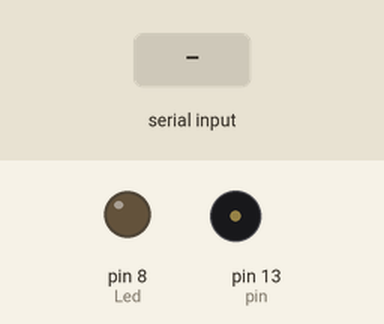
The program below on a simulated Arduino Uno, built with avr-gcc and run on an emulated ATmega328P. On the bench: output pins drawn as LEDs (lit = HIGH), buzzer (waves = sounding). Inputs (shaded band) come from the test bench.

Above: at 1.2 s.
1.3 s: "90 45\n" received over Serial
At 1.47 s:
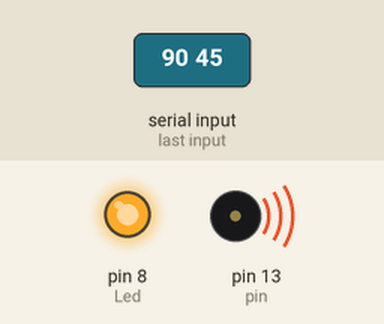
4.3 s: "30 150\n" received over Serial
At 8.6 s:
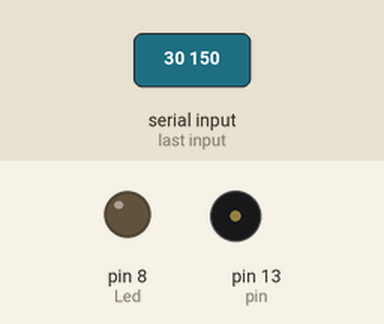
Timing chart, 0 to 10.1 s (numbered marks = the images above; inputs shaded):
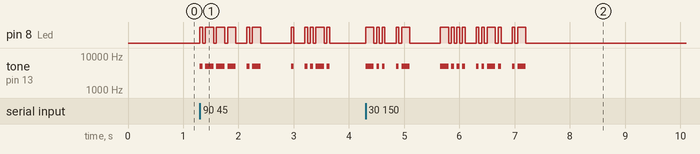

Measured:
- after the input at 1.3 s, tone on pin 13 (pin): plays 5000 Hz for 0.05 s, 5000 Hz for 0.15 s, 5000 Hz for 0.15 s, 5000 Hz for 0.15 s, 5000 Hz for 0.05 s, 5000 Hz for 0.15 s … (11 notes in this stretch), starting at once
- after the input at 4.3 s, tone on pin 13 (pin): plays 5000 Hz for 0.15 s, 5000 Hz for 0.05 s, 5000 Hz for 0.05 s, 5000 Hz for 0.05 s, 5000 Hz for 0.15 s, 5000 Hz for 0.15 s … (15 notes in this stretch), starting at once

The program:

main.cpp
```cpp
#include <Arduino.h>
const int Led = 8;
int pin=13;
int fq=5000;
int corto=200/4;
int largo=600/4;
int Punto = 200/4;   // Valor duracion del punto.(la Raya es Punto * 3,tiempo entre . y - (200) espacio entre letras (-),espacio entre palabras (Punto * 7)

void EncendidoLED(char caracter)
{
  tone(pin,fq);
  digitalWrite(Led,HIGH);
  //Enciende el LED
  if(caracter == '.')           //Condicion que se traduce como si caracter es igual a . el LED se enciende la duracion de la variable Punto
  {
    delay(corto);           //Duracion.
  }
  else                  //Lo contrario de la IF , Seria si no , el LED se enciende la duracion de la variable Punto * 3,Que es el valor de la Raya.
  {
    delay(largo);
  }
  noTone(pin);           //Apaga el LED
  digitalWrite(Led,LOW);
  delay(corto);             //Duracion de VAriable.
}

//Funcion que recorre las posiciones de las cadenas usando como variable un puntero de tipo char.
void RecoridoCadena(char* posicion)
{
  int i = 0;                //Variable usada como contador , para pasar por las posiciones de las cadenas
  while(posicion[i] != NULL)        //Bucle while (Traducion: Mientras(la posicion NÂº tal,no sea igual a NULL))
  {
    EncendidoLED(posicion[i]);      //Invocamos la funcios (para la posicion NÂº tal.Ya la funcion invocada determina que tiene que hacer.
    i++;                //Aumento de la la variable i, este aumento es = i + 1, en c++ ,++ significa +1.
  }
  noTone(pin);
  delay(largo);         //Espera entre palabras el valor de una raya que es el multiplo de 3 de un Punto.
}

//Array con datos ya escritos ,que son la traducuin del abecedario en codigo morse.
char* MorseABC[] = {

".-","-...","-.-.","-..",".","..-.","--.","....","..",".---","-.-",".-..",      //A asta L
"--","-.","---",".--.","--.-",".-.","...","-","..-","...-",".--","-..-","-.--", // L asta Y
"--.."};                                                   //Z

//Array con datos ya escritos, que son los numero en modo morse
char* Numeros[] = {

  "-----",".----","..---","....-",".....","-....","--...","---..","----."
};

void setup()
{
  pinMode(Led, OUTPUT);
  pinMode(pin, OUTPUT);
  Serial.begin(9600);
}

void loop()
{

  char caracter;            //Variable que almacena el caracter dado por el mensejae enviado.

  if(Serial.available())            //Comando de lectura de USB por monitor.
  {
    caracter = Serial.read();       //Asigna la lectura del USB a el caracter.

    //Explicacion del codigo ASCII , todo caracter o numero en programacion , tiene un valor numerico , ejemplo el abecedario en minuscula va desde el nÂº 97 que es la 'a' al 122 que es la 'z'.
    //Por eso aqui hacemos restas de letras. y asi haberiguamos la posicion del caracter itroducido. ejemplo : metemos la 'c'  entoces 'c' (codigo ASCII = 99) - 'a'(97) = 2
    // este resultado es la posicion del 'c' en la tabla que es "-.-."

    if(caracter >= 'a' && caracter <= 'z' )
    {
      RecoridoCadena(MorseABC[caracter - 'a']);
    }
    else if(caracter >= 'A' && caracter <= 'Z' )
    {
      RecoridoCadena(MorseABC[caracter - 'A']);
    }
    else if(caracter >= '0' && caracter <= '9' )
    {
      RecoridoCadena(MorseABC[caracter - '0']);
    }
    else if(caracter == ' ' )
    {
      delay(Punto * 7);
    }
  }

}


//Funcion que enciende el LED con la duracion del valor del punto y el valor de la raya ,
//termina la funcion y apaga el LED durante la duracion del punto que es el espacio entre letras
```
